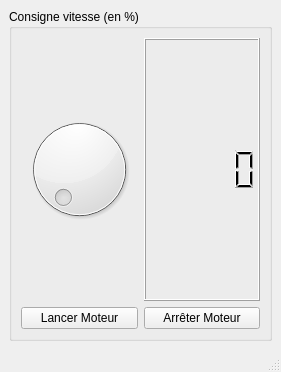
<?xml version="1.0" encoding="UTF-8"?>
<ui version="4.0">
 <class>Equilibreuse</class>
 <widget class="QMainWindow" name="Equilibreuse">
  <property name="geometry">
   <rect>
    <x>0</x>
    <y>0</y>
    <width>281</width>
    <height>372</height>
   </rect>
  </property>
  <property name="windowTitle">
   <string>Equilibreuse</string>
  </property>
  <widget class="QWidget" name="centralwidget">
   <layout class="QGridLayout" name="gridLayout">
    <item row="0" column="0">
     <widget class="QGroupBox" name="groupBox">
      <property name="title">
       <string>Consigne vitesse (en %)</string>
      </property>
      <layout class="QGridLayout" name="gridLayout_2">
       <item row="0" column="0">
        <layout class="QHBoxLayout" name="horizontalLayout">
         <item>
          <widget class="QDial" name="dial_ConsigneVitesse"/>
         </item>
         <item>
          <widget class="QLCDNumber" name="lcdNumber_consigne">
           <property name="font">
            <font>
             <pointsize>15</pointsize>
            </font>
           </property>
          </widget>
         </item>
        </layout>
       </item>
       <item row="1" column="0">
        <layout class="QHBoxLayout" name="horizontalLayout_2">
         <item>
          <widget class="QPushButton" name="pushButton_Lancer">
           <property name="text">
            <string>Lancer Moteur</string>
           </property>
          </widget>
         </item>
         <item>
          <widget class="QPushButton" name="pushButton_Arreter">
           <property name="text">
            <string>Arrêter Moteur</string>
           </property>
          </widget>
         </item>
        </layout>
       </item>
      </layout>
     </widget>
    </item>
   </layout>
  </widget>
  <widget class="QMenuBar" name="menubar">
   <property name="geometry">
    <rect>
     <x>0</x>
     <y>0</y>
     <width>281</width>
     <height>20</height>
    </rect>
   </property>
  </widget>
  <widget class="QStatusBar" name="statusbar"/>
 </widget>
 <resources/>
 <connections/>
</ui>
